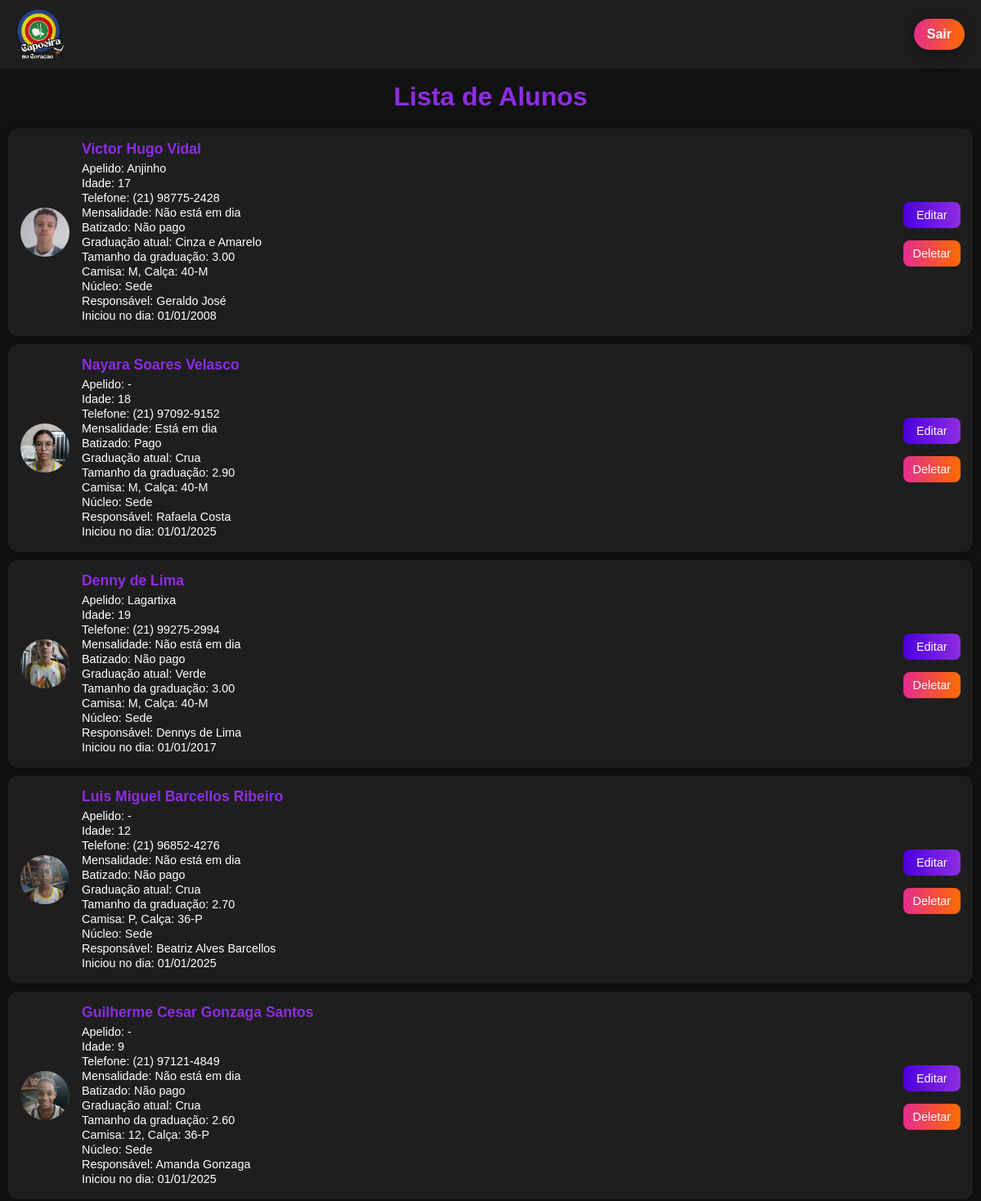
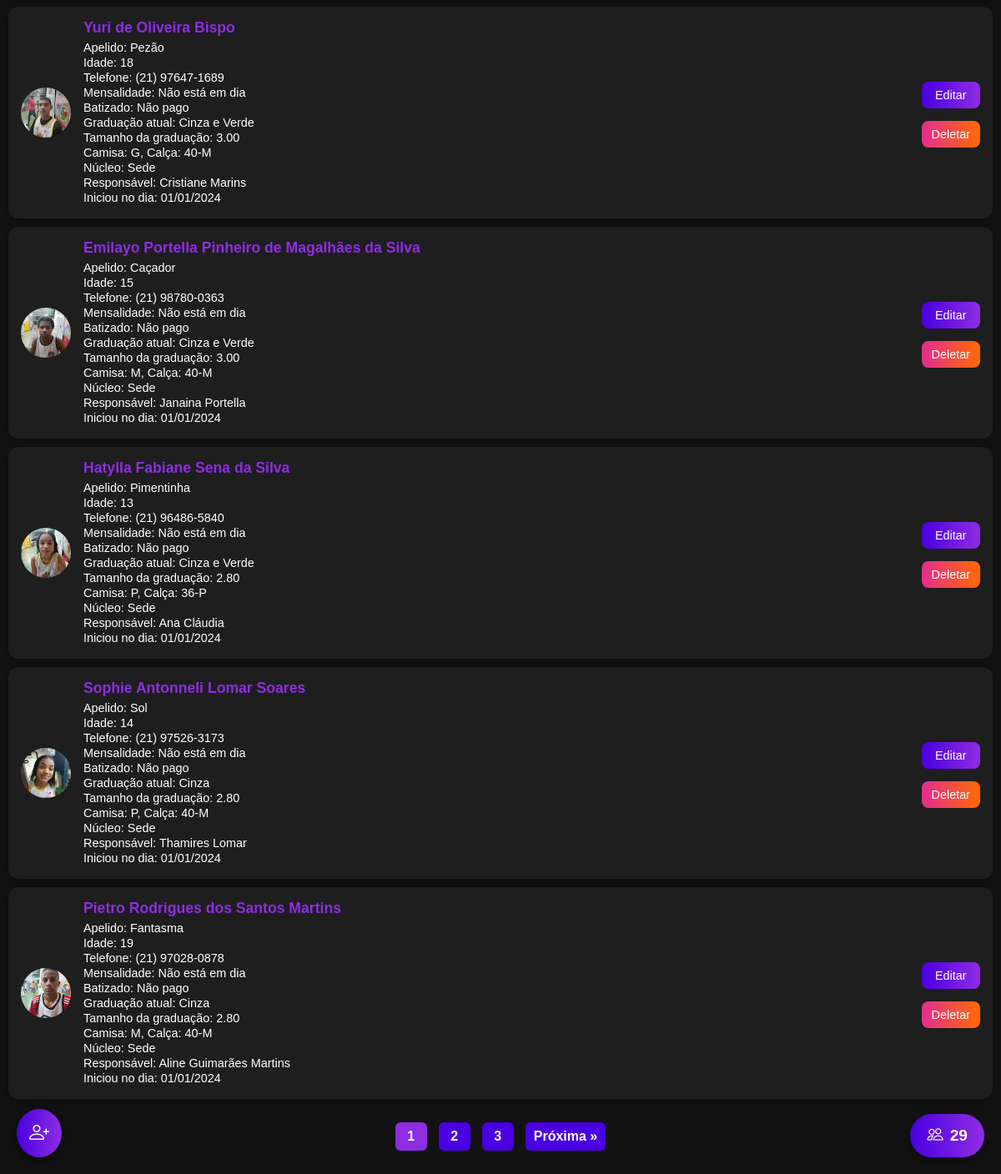
The page / (signed in) on the database as committed earlier (2 pictures, top to bottom).
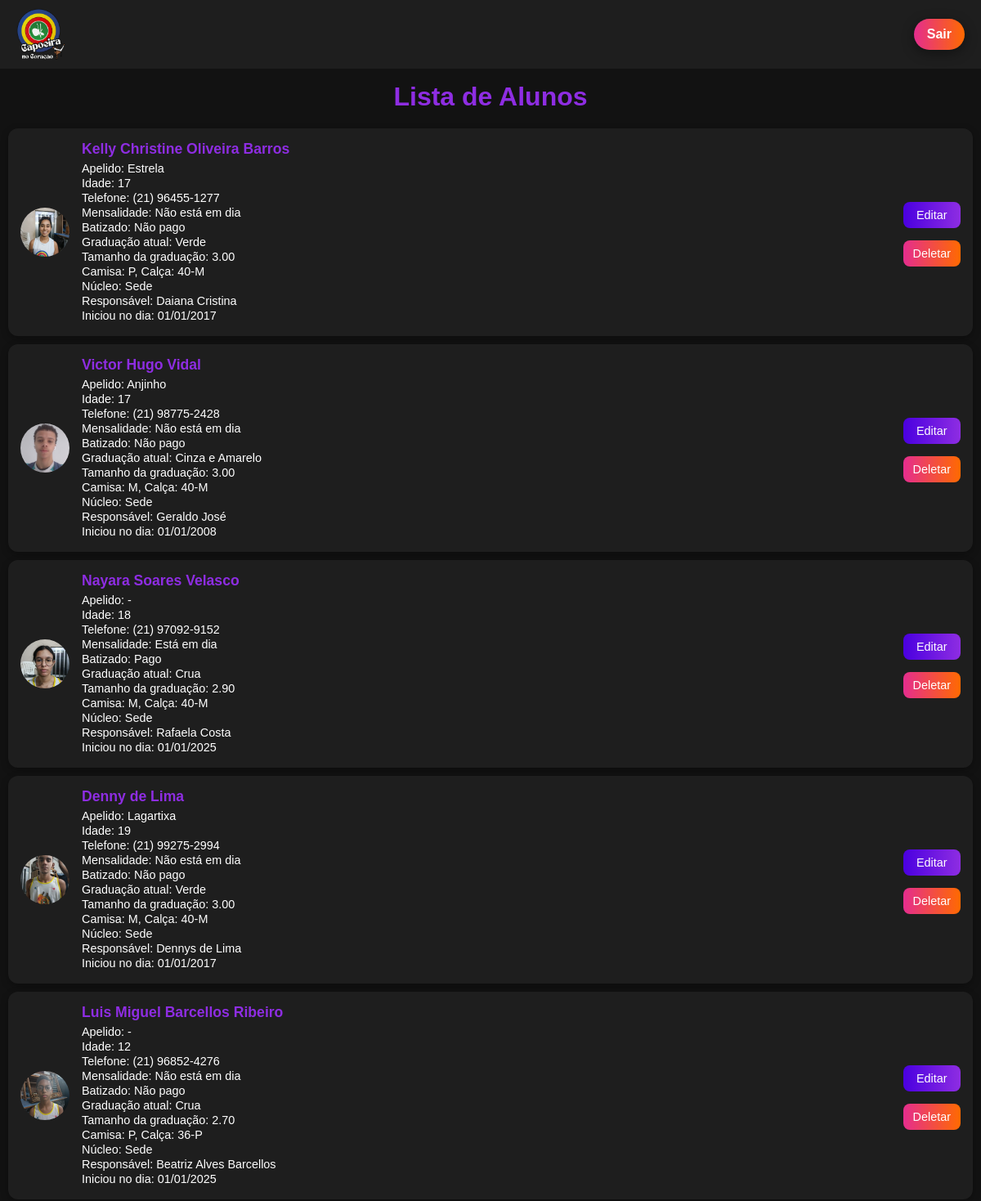
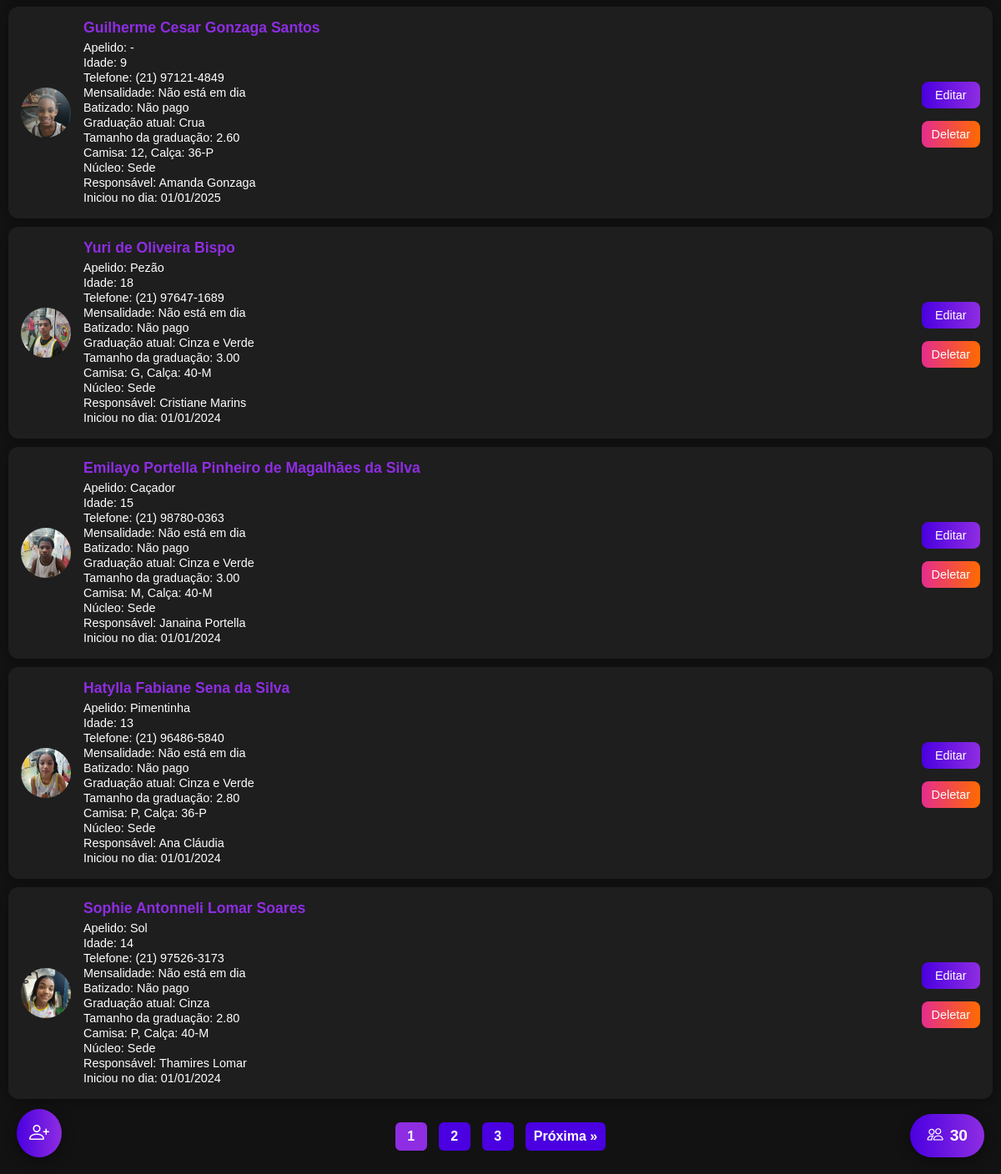
The same page on the database as committed later (2 pictures, top to bottom).
### tables this page shows
CREATE TABLE usuarios (
            id INTEGER PRIMARY KEY AUTOINCREMENT,
            nome_completo TEXT NOT NULL,
            apelido TEXT,
            idade TEXT NOT NULL,
            telefone TEXT,
            mensalidade TEXT NOT NULL,
            batizado TEXT NOT NULL,
            graduacao_atual TEXT NOT NULL,
            graduacao_tamanho TEXT NOT NULL,
            camisa_tamanho TEXT,
            calsa_tamanho TEXT,
            foto TEXT,
            nucleo TEXT NOT NULL,
            responsavel TEXT,
            iniciou_no_dia TEXT
        );

### app.py (the view, shortened to what this page needs)
@app.route("/", methods=["GET", "POST"])
def index():
    alunos = []
    total_paginas = 0
    total_alunos = 0
    pagina = request.args.get("pagina", 1, type=int)  # ?pagina= no GET
    por_pagina = 10
    if session.get("admin_logado"):
        conn = conectar_banco()
        conn.row_factory = sqlite3.Row
        cursor = conn.cursor()
        cursor.execute("SELECT COUNT(*) FROM usuarios")
        total_alunos = cursor.fetchone()[0]
        total_paginas = (total_alunos + por_pagina - 1) // por_pagina
        offset = (pagina - 1) * por_pagina
        cursor.execute(
            "SELECT * FROM usuarios ORDER BY id DESC LIMIT ? OFFSET ?",
            (por_pagina, offset),
        )
        alunos = cursor.fetchall()
        cursor.close()
        conn.close()
    return render_template(
        "index.html",
        alunos=alunos,
        graduacoes=graduacoes,
        pagina=pagina,
        total_paginas=total_paginas,
        total_alunos=total_alunos  # total geral
    )

### app.py (called while the page is built)
def conectar_banco():
    return sqlite3.connect("database.db")

@app.template_filter('data_br')
def data_br(value):
    if not value:
        return '-'
    try:
        dt = datetime.strptime(value, "%Y-%m-%d")
        return dt.strftime("%d/%m/%Y")
    except Exception:
        return value

### templates/index.html (shortened to what this page needs)
<!DOCTYPE html>
<html lang="pt-br">
<head>
    <link rel="stylesheet" href="https://cdn.jsdelivr.net/npm/bootstrap-icons@1.11.3/font/bootstrap-icons.css">
</head>
<body>
    {% if not session.get('admin_logado') %}
    <div class="login-card">
        <h2>Senha do Admin</h2>
        <form method="POST">
            <input type="password" name="senha" placeholder="Digite a senha" required>
            <button type="submit">Entrar</button>
        </form>
        {% with messages = get_flashed_messages() %}
        {% if messages %}
        <p style="color:red;">{{ messages[0] }}</p>
        {% endif %}
        {% endwith %}
    </div>
    {% else %}
    <header>
        <img class="logo" src="/static/img_base/logo.png" alt="Logo Capoeira no Coração">
        {% if session.get('admin_logado') %}
        <a href="{{ url_for('logout') }}" class="btn-flutuante-deslogar">Sair</a>
        {% endif %}
    </header>
    <h1>Lista de Alunos</h1>
    {% for aluno in alunos %}
    <div class="aluno-card">
        {% if aluno.foto %}
        <img src="{{ url_for('static', filename='fotos/' ~ aluno.foto) }}" alt="Foto do aluno">
        {% else %}
        <img src="{{ url_for('static', filename='fotos/default.png') }}" alt="Sem foto">
        {% endif %}
        <div class="aluno-info">
            <h3>{{ aluno.nome_completo }}</h3>
            <p>Apelido: {{ aluno.apelido or '-' }}</p>
            <p>Idade: {{ aluno.idade }}</p>
            <p>Telefone: {{ aluno.telefone or '-' }}</p>
            <p>Mensalidade: {{ aluno.mensalidade }}</p>
            <p>Batizado: {{ aluno.batizado }}</p>
            <p>Graduação atual: {{ aluno.graduacao_atual }}</p>
            <p>Tamanho da graduação: {{ aluno.graduacao_tamanho }}</p>
            <p>Camisa: {{ aluno.camisa_tamanho or '-' }}, Calça: {{ aluno.calsa_tamanho or '-' }}</p>
            <p>Núcleo: {{ aluno.nucleo }}</p>
            <p>Responsável: {{ aluno.responsavel or '-' }}</p>
            <p>Iniciou no dia: {{ aluno.iniciou_no_dia|data_br }}</p>
        </div>
        <div class="edit-delet">
            <a href="/editar/{{ aluno.id }}" class="btn-editar">Editar</a>
            <a href="/deletar/{{ aluno.id }}" class="btn-deletar">Deletar</a>
        </div>
    </div>
    {% else %}
    <p style="text-align:center; margin-top: 20px;">Nenhum aluno cadastrado ainda.</p>
    {% endfor %}
    {% if total_paginas > 1 %}
    <div class="paginacao">
        {% for p in range(1, total_paginas+1) %}
        {% if p == pagina %}
        <span class="pagina-atual">{{ p }}</span>
        {% else %}
        <a href="{{ url_for('index', pagina=p) }}">{{ p }}</a>
        {% endif %}
        {% endfor %}
        {% if pagina < total_paginas %} <a href="{{ url_for('index', pagina=pagina+1) }}">Próxima &raquo;</a>
            {% endif %}
    </div>
    {% endif %}
    <a href="{{ url_for('cadastrar') }}" class="btn-flutuante">
        <i class="bi bi-person-plus"></i>
    </a>
    <div class="bola-total-alunos">
        <i class="bi bi-people"></i> {{ total_alunos }}
    </div>
    {% endif %}
</body>
</html>

### templates/index.html (style rules this page uses)
* { padding: 0; margin: 0; box-sizing: border-box; outline: none; }
body { font-family: Arial, sans-serif; background: #121212; color: #fff; }
header { display: flex; justify-content: space-between; align-items: center; position: fixed; top: 0; width: 100%; z-index: 1000; padding: 10px 20px; background-color: #1E1E1E; }
h1 { text-align: center; color: #8E2DE2; margin-bottom: 20px; margin-top: 100px; }
.aluno-card { background: #1E1E1E; border-radius: 12px; padding: 15px; margin-bottom: 15px; display: flex; align-items: center; justify-content: space-between; box-shadow: 0 3px 10px rgba(0, 0, 0, 0.3); margin: 0; margin: 0 10px 10px 10px; }
.aluno-card img { width: 60px; height: 60px; border-radius: 50%; object-fit: cover; margin-right: 15px; }
.aluno-info { flex: 1; }
.aluno-info h3 { margin: 0 0 5px 0; font-size: 1.1em; color: #8E2DE2; }
.aluno-info p { margin: 2px 0; font-size: 0.9em; }
.btn-editar, .btn-deletar { padding: 8px 12px; color: #fff; border: none; border-radius: 8px; cursor: pointer; font-size: 0.9em; text-decoration: none; text-align: center; transition: 0.3s; display: inline-block; margin-top: 5px; outline: none; }
.btn-editar { background: linear-gradient(to right, #4A00E0, #8E2DE2); }
.btn-deletar { background: linear-gradient(to right, #E52D8E, #FF6A00); }
.btn-flutuante { position: fixed; bottom: 20px; left: 20px; background: linear-gradient(to right, #4A00E0, #8E2DE2); color: #fff; padding: 15px; border-radius: 50%; font-size: 1.5em; text-decoration: none; box-shadow: 0 4px 15px rgba(0, 0, 0, 0.4); transition: 0.3s; outline: none; display: flex; justify-content: center; align-items: center; }
.bola-total-alunos { position: fixed; bottom: 20px; right: 20px; padding: 15px 20px; background: linear-gradient(to right, #4A00E0, #8E2DE2); color: #fff; border-radius: 50px; display: flex; justify-content: center; align-items: center; font-weight: bold; font-size: 1.2em; box-shadow: 0 4px 15px rgba(0, 0, 0, 0.4); cursor: default; transition: 0.3s; outline: none; gap: 8px; }
.logo { width: 60px; display: block; margin: 0; }
.btn-flutuante-deslogar { background: linear-gradient(to right, #E52D8E, #FF6A00); color: #fff; padding: 10px 16px; border-radius: 50px; font-weight: bold; text-decoration: none; box-shadow: 0 4px 15px rgba(0, 0, 0, 0.4); transition: 0.3s; outline: none; }
.edit-delet { display: flex; flex-direction: column; gap: 10px; margin-left: 0px; outline: none; }
.paginacao { display: flex; gap: 6px; align-items: center; justify-content: center; margin: 20px 0; padding: 8px; overflow-x: auto; white-space: nowrap; -webkit-overflow-scrolling: touch; }
.paginacao a, .paginacao span { display: inline-flex; align-items: center; justify-content: center; padding: 8px 10px; margin: 0 4px; border-radius: 6px; text-decoration: none; background: #4A00E0; color: white; font-weight: 700; min-width: 38px; }
.paginacao span.pagina-atual { background: #8E2DE2; }

Rows that differ between the two databases and show on the page:
no longer on this page (row unchanged): usuarios: foto (picture), nome_completo "Pietro Rodrigues dos Santos Martins", apelido "Fantasma", idade "19", telefone "(21) 97028-0878", mensalidade "Não está em dia", batizado "Não pago", graduacao_atual "Cinza", graduacao_tamanho "2.80", camisa_tamanho "M", calsa_tamanho "40-M", nucleo "Sede", responsavel "Aline Guimarães Martins", iniciou_no_dia|data_br "01/01/2024"
added usuarios: foto (picture), nome_completo "Kelly Christine Oliveira Barros", apelido "Estrela", idade "17", telefone "(21) 96455-1277", mensalidade "Não está em dia", batizado "Não pago", graduacao_atual "Verde", graduacao_tamanho "3.00", camisa_tamanho "P", calsa_tamanho "40-M", nucleo "Sede", responsavel "Daiana Cristina", iniciou_no_dia|data_br "01/01/2017"
Other text that changed with them:
{{ total_alunos }}: "29" → "30"
